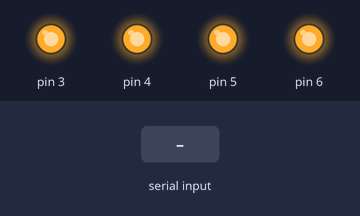
The sketch below on a simulated Arduino Uno, built with avr-gcc and run on an emulated ATmega328P. Shown: output pins drawn as LEDs (lit = HIGH). The inputs (shaded band) are chosen by the test bench.

Above: at 1.2 s.
1.3 s: "a90\n" received over Serial
At 2.1 s:
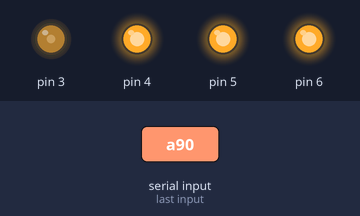
2.8 s: "b90\n" received over Serial
At 3.2 s:
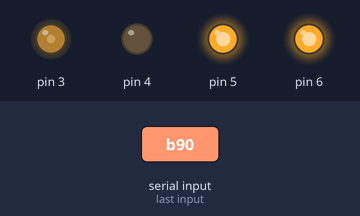
4.3 s: "a,45\n" received over Serial
At 5.5 s:
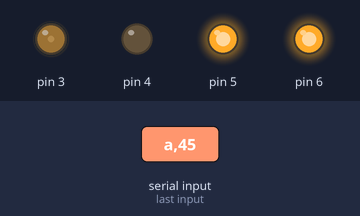
5.8 s: "c90\n" received over Serial
At 6.7 s:
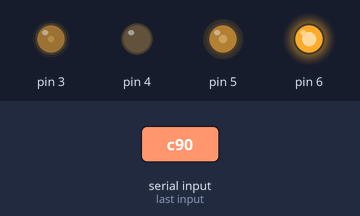
7.3 s: "d90\n" received over Serial
At 7.8 s:
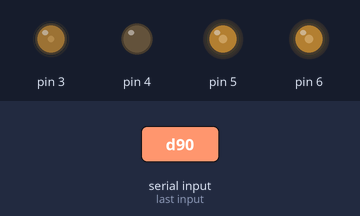
8.8 s: "c,45\n" received over Serial
At 10.2 s:
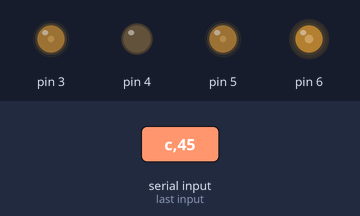
Timing chart, 0 to 11.3 s (numbered marks = the images above; inputs shaded):
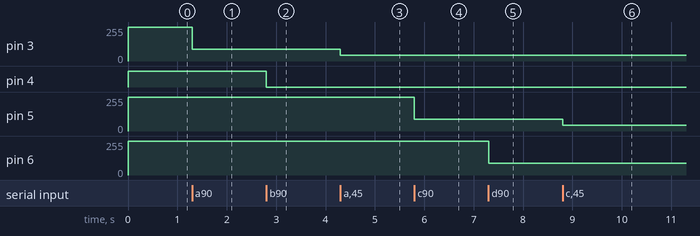

Measured:
- after the input at 1.3 s, pin 3: 255/255 → 90/255 at once
- after the input at 2.8 s, pin 4: HIGH → LOW at once
- after the input at 4.3 s, pin 3: 90/255 → 45/255 at once
- after the input at 5.8 s, pin 5: 255/255 → 90/255 at once
- after the input at 7.3 s, pin 6: 255/255 → 90/255 at once
- after the input at 8.8 s, pin 5: 90/255 → 45/255 at once

The sketch:

control4ch.ino
```cpp
void setup()
{
  Serial.begin(57600);
  pinMode(3,OUTPUT); digitalWrite(3,1);
  pinMode(4,OUTPUT); digitalWrite(4,1);
  pinMode(5,OUTPUT); digitalWrite(5,1);
  pinMode(6,OUTPUT); digitalWrite(6,1);
}

void loop()
{
  int m;
  if (Serial.available()) switch(Serial.read()) {
    case 'a': m = Serial.parseInt(); analogWrite(3,m); break;
    case 'b': m = Serial.parseInt(); analogWrite(4,m); break;
    case 'c': m = Serial.parseInt(); analogWrite(5,m); break;
    case 'd': m = Serial.parseInt(); analogWrite(6,m); break;
  }
}
```
